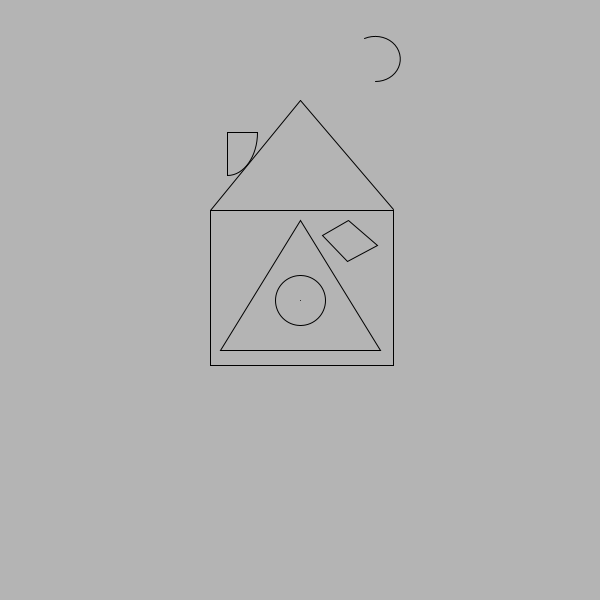
Frame 1 (no input)
Frame 60 (the mouse pressed at the canvas centre just before this capture): identical to frame 1, image omitted
Frame 120 (the mouse held since frame 60 and released just before this capture): identical to frame 1, image omitted

The Processing sketch that drew this single still picture (run headless with seeded random() and noise(); from frame 60 on, the mouse is pressed at the canvas centre):

// Processing sketch: day1_primitives
// ── day1_primitives.pde
// Drawing with Primitives
// Amanda Agricola (aagricola@mica.edu)
// Interactive Arts 1: Day 1

void setup(){
 size(600,600); // Size of window with the arguments: (width, height);
}

void draw(){
 //background wipes the screen clean each time the draw loop runs
 background(180); //fill the background with light gray
 noFill(); //this gives the shapes that follow this command no fill color - stroke only
 
 //this function draws a single point and takes 2 arguments: (x, y)
 point(300, 300); 
 
 // Ellipse function takes four arguments: (x, y, width, height). By default, it is positioned from its center point.
 ellipse(300, 300, 50,50); 
 
 // Triangle triangle(x1, y1, x2, y2, x3, y3)
triangle(300, 220, 220, 350, 380, 350);

// Rectangle function takes the same four arguments as ellipse(). By default, it is positioned from its top left corner.
rect(210, 210, 183, 155);
//you can specify CENTER mode if you want to for rectangles
/*rectMode(CENTER);
rect(300, 300, 200, 200);*/

// Line function draws a line between two sets of coordinates: (x1, y1, x2, y2)
line(210, 210, 300, 100);
line(300, 100, 393, 209); // these are funny numbers, i used ran using tweak to get them.

// This function draws a 4 sided polygon using 4 pairs of coordinates as arguments: (x1, y1, x2, y2, x3, y3, x4, y4)
  quad(322, 235, 348.3, 220, 377, 245, 347.3, 261);

  // Arc function creates a portion of an ellipse with these arguments: (x, y, width, height, start angle, stop angle). Angles are given in radians.
  arc(375, 59, 50, 45, -2, HALF_PI);

  // An extra argument changes the way the shape is drawn. See reference for options
  arc(227, 132, 60, 86, 0, HALF_PI, PIE);
 
}
